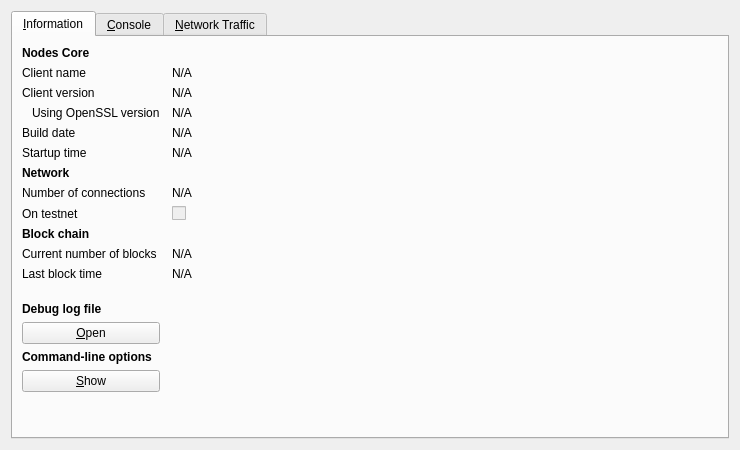
<?xml version="1.0" encoding="UTF-8"?>
<ui version="4.0">
 <class>RPCConsole</class>
 <widget class="QDialog" name="RPCConsole">
  <property name="geometry">
   <rect>
    <x>0</x>
    <y>0</y>
    <width>740</width>
    <height>450</height>
   </rect>
  </property>
  <property name="windowTitle">
   <string>Nodes - Debug window</string>
  </property>
  <layout class="QVBoxLayout" name="verticalLayout_2">
   <item>
    <widget class="QTabWidget" name="tabWidget">
     <property name="currentIndex">
      <number>0</number>
     </property>
     <widget class="QWidget" name="tab_info">
      <attribute name="title">
       <string>&amp;Information</string>
      </attribute>
      <layout class="QGridLayout" name="gridLayout" columnstretch="0,1">
       <property name="horizontalSpacing">
        <number>12</number>
       </property>
       <item row="0" column="0">
        <widget class="QLabel" name="label_9">
         <property name="font">
          <font>
           <weight>75</weight>
           <bold>true</bold>
          </font>
         </property>
         <property name="text">
          <string>Nodes Core</string>
         </property>
        </widget>
       </item>
       <item row="1" column="0">
        <widget class="QLabel" name="label_5">
         <property name="text">
          <string>Client name</string>
         </property>
        </widget>
       </item>
       <item row="1" column="1">
        <widget class="QLabel" name="clientName">
         <property name="cursor">
          <cursorShape>IBeamCursor</cursorShape>
         </property>
         <property name="text">
          <string>N/A</string>
         </property>
         <property name="textFormat">
          <enum>Qt::PlainText</enum>
         </property>
         <property name="textInteractionFlags">
          <set>Qt::LinksAccessibleByMouse|Qt::TextSelectableByKeyboard|Qt::TextSelectableByMouse</set>
         </property>
        </widget>
       </item>
       <item row="2" column="0">
        <widget class="QLabel" name="label_6">
         <property name="text">
          <string>Client version</string>
         </property>
        </widget>
       </item>
       <item row="2" column="1">
        <widget class="QLabel" name="clientVersion">
         <property name="cursor">
          <cursorShape>IBeamCursor</cursorShape>
         </property>
         <property name="text">
          <string>N/A</string>
         </property>
         <property name="textFormat">
          <enum>Qt::PlainText</enum>
         </property>
         <property name="textInteractionFlags">
          <set>Qt::LinksAccessibleByMouse|Qt::TextSelectableByKeyboard|Qt::TextSelectableByMouse</set>
         </property>
        </widget>
       </item>
       <item row="3" column="0">
        <widget class="QLabel" name="label_14">
         <property name="text">
          <string>Using OpenSSL version</string>
         </property>
         <property name="indent">
          <number>10</number>
         </property>
        </widget>
       </item>
       <item row="3" column="1">
        <widget class="QLabel" name="openSSLVersion">
         <property name="cursor">
          <cursorShape>IBeamCursor</cursorShape>
         </property>
         <property name="text">
          <string>N/A</string>
         </property>
         <property name="textFormat">
          <enum>Qt::PlainText</enum>
         </property>
         <property name="textInteractionFlags">
          <set>Qt::LinksAccessibleByMouse|Qt::TextSelectableByKeyboard|Qt::TextSelectableByMouse</set>
         </property>
        </widget>
       </item>
       <item row="4" column="0">
        <widget class="QLabel" name="label_12">
         <property name="text">
          <string>Build date</string>
         </property>
        </widget>
       </item>
       <item row="4" column="1">
        <widget class="QLabel" name="buildDate">
         <property name="cursor">
          <cursorShape>IBeamCursor</cursorShape>
         </property>
         <property name="text">
          <string>N/A</string>
         </property>
         <property name="textFormat">
          <enum>Qt::PlainText</enum>
         </property>
         <property name="textInteractionFlags">
          <set>Qt::LinksAccessibleByMouse|Qt::TextSelectableByKeyboard|Qt::TextSelectableByMouse</set>
         </property>
        </widget>
       </item>
       <item row="5" column="0">
        <widget class="QLabel" name="label_13">
         <property name="text">
          <string>Startup time</string>
         </property>
        </widget>
       </item>
       <item row="5" column="1">
        <widget class="QLabel" name="startupTime">
         <property name="cursor">
          <cursorShape>IBeamCursor</cursorShape>
         </property>
         <property name="text">
          <string>N/A</string>
         </property>
         <property name="textFormat">
          <enum>Qt::PlainText</enum>
         </property>
         <property name="textInteractionFlags">
          <set>Qt::LinksAccessibleByMouse|Qt::TextSelectableByKeyboard|Qt::TextSelectableByMouse</set>
         </property>
        </widget>
       </item>
       <item row="6" column="0">
        <widget class="QLabel" name="label_11">
         <property name="font">
          <font>
           <weight>75</weight>
           <bold>true</bold>
          </font>
         </property>
         <property name="text">
          <string>Network</string>
         </property>
        </widget>
       </item>
       <item row="7" column="0">
        <widget class="QLabel" name="label_7">
         <property name="text">
          <string>Number of connections</string>
         </property>
        </widget>
       </item>
       <item row="7" column="1">
        <widget class="QLabel" name="numberOfConnections">
         <property name="cursor">
          <cursorShape>IBeamCursor</cursorShape>
         </property>
         <property name="text">
          <string>N/A</string>
         </property>
         <property name="textFormat">
          <enum>Qt::PlainText</enum>
         </property>
         <property name="textInteractionFlags">
          <set>Qt::LinksAccessibleByMouse|Qt::TextSelectableByKeyboard|Qt::TextSelectableByMouse</set>
         </property>
        </widget>
       </item>
       <item row="8" column="0">
        <widget class="QLabel" name="label_8">
         <property name="text">
          <string>On testnet</string>
         </property>
        </widget>
       </item>
       <item row="8" column="1">
        <widget class="QCheckBox" name="isTestNet">
         <property name="enabled">
          <bool>false</bool>
         </property>
         <property name="text">
          <string/>
         </property>
        </widget>
       </item>
       <item row="9" column="0">
        <widget class="QLabel" name="label_10">
         <property name="font">
          <font>
           <weight>75</weight>
           <bold>true</bold>
          </font>
         </property>
         <property name="text">
          <string>Block chain</string>
         </property>
        </widget>
       </item>
       <item row="10" column="0">
        <widget class="QLabel" name="label_3">
         <property name="text">
          <string>Current number of blocks</string>
         </property>
        </widget>
       </item>
       <item row="10" column="1">
        <widget class="QLabel" name="numberOfBlocks">
         <property name="cursor">
          <cursorShape>IBeamCursor</cursorShape>
         </property>
         <property name="text">
          <string>N/A</string>
         </property>
         <property name="textFormat">
          <enum>Qt::PlainText</enum>
         </property>
         <property name="textInteractionFlags">
          <set>Qt::LinksAccessibleByMouse|Qt::TextSelectableByKeyboard|Qt::TextSelectableByMouse</set>
         </property>
        </widget>
       </item>
       <item row="11" column="0">
        <widget class="QLabel" name="label_2">
         <property name="text">
          <string>Last block time</string>
         </property>
        </widget>
       </item>
       <item row="11" column="1">
        <widget class="QLabel" name="lastBlockTime">
         <property name="cursor">
          <cursorShape>IBeamCursor</cursorShape>
         </property>
         <property name="text">
          <string>N/A</string>
         </property>
         <property name="textFormat">
          <enum>Qt::PlainText</enum>
         </property>
         <property name="textInteractionFlags">
          <set>Qt::LinksAccessibleByMouse|Qt::TextSelectableByKeyboard|Qt::TextSelectableByMouse</set>
         </property>
        </widget>
       </item>
       <item row="12" column="0">
        <spacer name="verticalSpacer_2">
         <property name="orientation">
          <enum>Qt::Vertical</enum>
         </property>
         <property name="sizeHint" stdset="0">
          <size>
           <width>20</width>
           <height>20</height>
          </size>
         </property>
        </spacer>
       </item>
       <item row="13" column="0">
        <widget class="QLabel" name="labelDebugLogfile">
         <property name="font">
          <font>
           <weight>75</weight>
           <bold>true</bold>
          </font>
         </property>
         <property name="text">
          <string>Debug log file</string>
         </property>
        </widget>
       </item>
       <item row="14" column="0">
        <widget class="QPushButton" name="openDebugLogfileButton">
         <property name="toolTip">
          <string>Open the Nodes debug log file from the current data directory. This can take a few seconds for large log files.</string>
         </property>
         <property name="text">
          <string>&amp;Open</string>
         </property>
         <property name="autoDefault">
          <bool>false</bool>
         </property>
        </widget>
       </item>
       <item row="15" column="0">
        <widget class="QLabel" name="labelCLOptions">
         <property name="font">
          <font>
           <weight>75</weight>
           <bold>true</bold>
          </font>
         </property>
         <property name="text">
          <string>Command-line options</string>
         </property>
        </widget>
       </item>
       <item row="16" column="0">
        <widget class="QPushButton" name="showCLOptionsButton">
         <property name="toolTip">
          <string>Show the Nodes-Qt help message to get a list with possible Nodes command-line options.</string>
         </property>
         <property name="text">
          <string>&amp;Show</string>
         </property>
         <property name="autoDefault">
          <bool>false</bool>
         </property>
        </widget>
       </item>
       <item row="17" column="0">
        <spacer name="verticalSpacer">
         <property name="orientation">
          <enum>Qt::Vertical</enum>
         </property>
         <property name="sizeHint" stdset="0">
          <size>
           <width>20</width>
           <height>40</height>
          </size>
         </property>
        </spacer>
       </item>
      </layout>
     </widget>
     <widget class="QWidget" name="tab_console">
      <attribute name="title">
       <string>&amp;Console</string>
      </attribute>
      <layout class="QVBoxLayout" name="verticalLayout_3">
       <property name="spacing">
        <number>3</number>
       </property>
       <item>
        <widget class="QTextEdit" name="messagesWidget">
         <property name="minimumSize">
          <size>
           <width>0</width>
           <height>100</height>
          </size>
         </property>
         <property name="readOnly">
          <bool>true</bool>
         </property>
         <property name="tabKeyNavigation" stdset="0">
          <bool>false</bool>
         </property>
         <property name="columnCount" stdset="0">
          <number>2</number>
         </property>
        </widget>
       </item>
       <item>
        <layout class="QHBoxLayout" name="horizontalLayout">
         <property name="spacing">
          <number>3</number>
         </property>
         <item>
          <widget class="QLabel" name="label">
           <property name="text">
            <string notr="true">&gt;</string>
           </property>
          </widget>
         </item>
         <item>
          <widget class="QLineEdit" name="lineEdit"/>
         </item>
         <item>
          <widget class="QPushButton" name="clearButton">
           <property name="maximumSize">
            <size>
             <width>24</width>
             <height>24</height>
            </size>
           </property>
           <property name="toolTip">
            <string>Clear console</string>
           </property>
           <property name="text">
            <string/>
           </property>
           <property name="icon">
            <iconset resource="../bitcoin.qrc">
             <normaloff>:/icons/remove</normaloff>:/icons/remove</iconset>
           </property>
           <property name="shortcut">
            <string notr="true">Ctrl+L</string>
           </property>
           <property name="autoDefault">
            <bool>false</bool>
           </property>
          </widget>
         </item>
        </layout>
       </item>
      </layout>
     </widget>
     <widget class="QWidget" name="tab">
      <attribute name="title">
       <string>&amp;Network Traffic</string>
      </attribute>
      <layout class="QHBoxLayout" name="horizontalLayout_3">
       <item>
        <layout class="QVBoxLayout" name="verticalLayout_4">
         <item>
          <widget class="TrafficGraphWidget" name="trafficGraph" native="true">
           <property name="sizePolicy">
            <sizepolicy hsizetype="Expanding" vsizetype="Expanding">
             <horstretch>0</horstretch>
             <verstretch>0</verstretch>
            </sizepolicy>
           </property>
          </widget>
         </item>
         <item>
          <layout class="QHBoxLayout" name="horizontalLayout_2">
           <item>
            <widget class="QSlider" name="sldGraphRange">
             <property name="minimum">
              <number>1</number>
             </property>
             <property name="maximum">
              <number>288</number>
             </property>
             <property name="pageStep">
              <number>12</number>
             </property>
             <property name="value">
              <number>6</number>
             </property>
             <property name="orientation">
              <enum>Qt::Horizontal</enum>
             </property>
            </widget>
           </item>
           <item>
            <widget class="QLabel" name="lblGraphRange">
             <property name="minimumSize">
              <size>
               <width>100</width>
               <height>0</height>
              </size>
             </property>
             <property name="alignment">
              <set>Qt::AlignCenter</set>
             </property>
            </widget>
           </item>
           <item>
            <widget class="QPushButton" name="btnClearTrafficGraph">
             <property name="text">
              <string>&amp;Clear</string>
             </property>
            </widget>
           </item>
          </layout>
         </item>
        </layout>
       </item>
       <item>
        <layout class="QVBoxLayout" name="verticalLayout">
         <item>
          <widget class="QGroupBox" name="groupBox">
           <property name="title">
            <string>Totals</string>
           </property>
           <layout class="QVBoxLayout" name="verticalLayout_5">
            <item>
             <layout class="QHBoxLayout" name="horizontalLayout_4">
              <item>
               <widget class="Line" name="line">
                <property name="sizePolicy">
                 <sizepolicy hsizetype="Fixed" vsizetype="Fixed">
                  <horstretch>0</horstretch>
                  <verstretch>0</verstretch>
                 </sizepolicy>
                </property>
                <property name="minimumSize">
                 <size>
                  <width>10</width>
                  <height>0</height>
                 </size>
                </property>
                <property name="palette">
                 <palette>
                  <active>
                   <colorrole role="Light">
                    <brush brushstyle="SolidPattern">
                     <color alpha="255">
                      <red>0</red>
                      <green>255</green>
                      <blue>0</blue>
                     </color>
                    </brush>
                   </colorrole>
                  </active>
                  <inactive>
                   <colorrole role="Light">
                    <brush brushstyle="SolidPattern">
                     <color alpha="255">
                      <red>0</red>
                      <green>255</green>
                      <blue>0</blue>
                     </color>
                    </brush>
                   </colorrole>
                  </inactive>
                  <disabled>
                   <colorrole role="Light">
                    <brush brushstyle="SolidPattern">
                     <color alpha="255">
                      <red>0</red>
                      <green>255</green>
                      <blue>0</blue>
                     </color>
                    </brush>
                   </colorrole>
                  </disabled>
                 </palette>
                </property>
                <property name="orientation">
                 <enum>Qt::Horizontal</enum>
                </property>
               </widget>
              </item>
              <item>
               <widget class="QLabel" name="label_16">
                <property name="text">
                 <string>In:</string>
                </property>
               </widget>
              </item>
              <item>
               <widget class="QLabel" name="lblBytesIn">
                <property name="minimumSize">
                 <size>
                  <width>50</width>
                  <height>0</height>
                 </size>
                </property>
                <property name="alignment">
                 <set>Qt::AlignRight|Qt::AlignTrailing|Qt::AlignVCenter</set>
                </property>
               </widget>
              </item>
             </layout>
            </item>
            <item>
             <layout class="QHBoxLayout" name="horizontalLayout_5">
              <item>
               <widget class="Line" name="line_2">
                <property name="sizePolicy">
                 <sizepolicy hsizetype="Fixed" vsizetype="Fixed">
                  <horstretch>0</horstretch>
                  <verstretch>0</verstretch>
                 </sizepolicy>
                </property>
                <property name="minimumSize">
                 <size>
                  <width>10</width>
                  <height>0</height>
                 </size>
                </property>
                <property name="palette">
                 <palette>
                  <active>
                   <colorrole role="Light">
                    <brush brushstyle="SolidPattern">
                     <color alpha="255">
                      <red>255</red>
                      <green>0</green>
                      <blue>0</blue>
                     </color>
                    </brush>
                   </colorrole>
                  </active>
                  <inactive>
                   <colorrole role="Light">
                    <brush brushstyle="SolidPattern">
                     <color alpha="255">
                      <red>255</red>
                      <green>0</green>
                      <blue>0</blue>
                     </color>
                    </brush>
                   </colorrole>
                  </inactive>
                  <disabled>
                   <colorrole role="Light">
                    <brush brushstyle="SolidPattern">
                     <color alpha="255">
                      <red>255</red>
                      <green>0</green>
                      <blue>0</blue>
                     </color>
                    </brush>
                   </colorrole>
                  </disabled>
                 </palette>
                </property>
                <property name="orientation">
                 <enum>Qt::Horizontal</enum>
                </property>
               </widget>
              </item>
              <item>
               <widget class="QLabel" name="label_17">
                <property name="text">
                 <string>Out:</string>
                </property>
               </widget>
              </item>
              <item>
               <widget class="QLabel" name="lblBytesOut">
                <property name="minimumSize">
                 <size>
                  <width>50</width>
                  <height>0</height>
                 </size>
                </property>
                <property name="alignment">
                 <set>Qt::AlignRight|Qt::AlignTrailing|Qt::AlignVCenter</set>
                </property>
               </widget>
              </item>
             </layout>
            </item>
            <item>
             <spacer name="verticalSpacer_4">
              <property name="orientation">
               <enum>Qt::Vertical</enum>
              </property>
              <property name="sizeHint" stdset="0">
               <size>
                <width>20</width>
                <height>407</height>
               </size>
              </property>
             </spacer>
            </item>
           </layout>
          </widget>
         </item>
        </layout>
       </item>
      </layout>
     </widget>
    </widget>
   </item>
  </layout>
 </widget>
 <customwidgets>
  <customwidget>
   <class>TrafficGraphWidget</class>
   <extends>QWidget</extends>
   <header>trafficgraphwidget.h</header>
   <container>1</container>
   <slots>
    <slot>clear()</slot>
   </slots>
  </customwidget>
 </customwidgets>
 <resources>
  <include location="../bitcoin.qrc"/>
 </resources>
 <connections/>
</ui>
